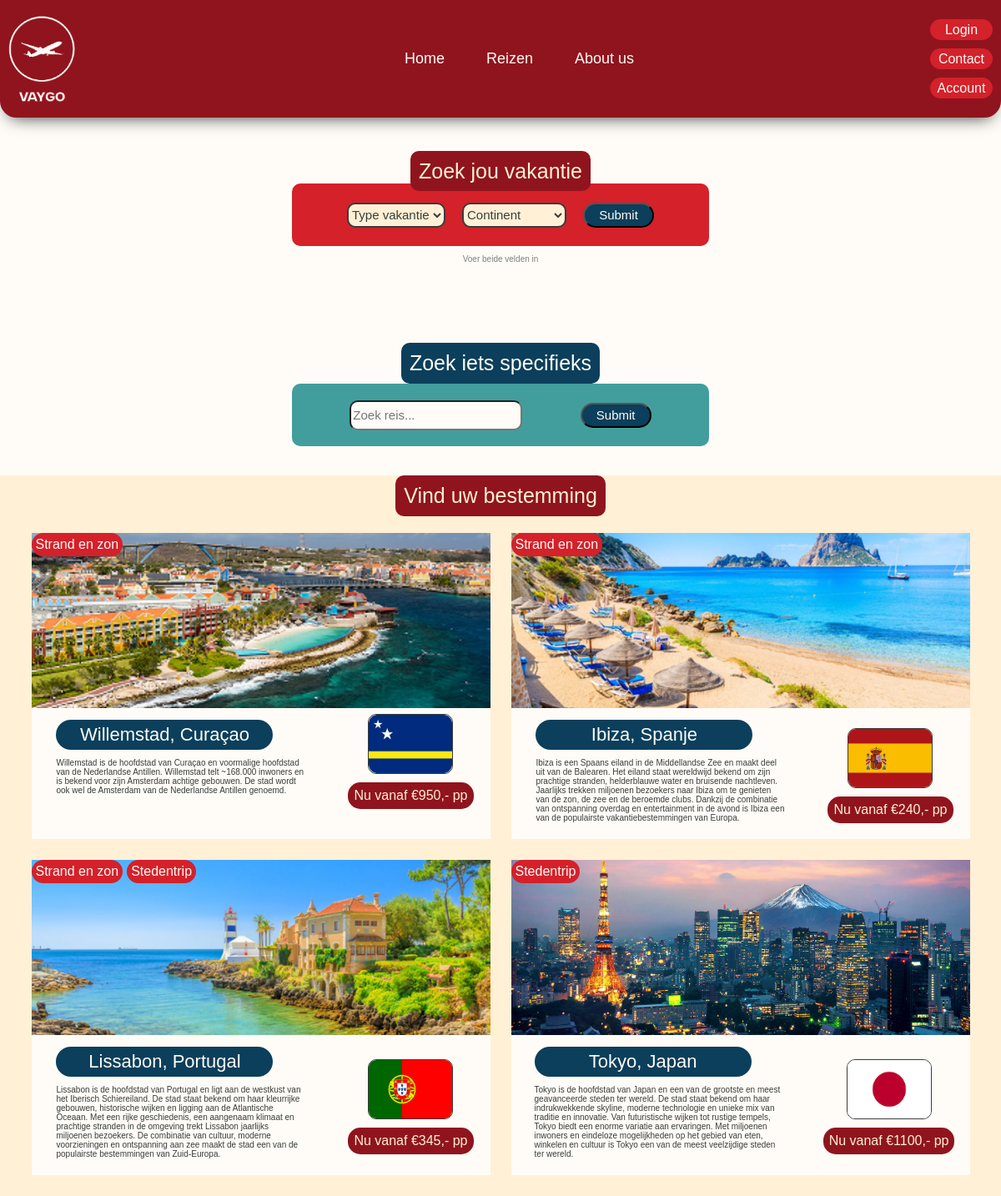
The app's page /reizen.php (upper part) with its own data.
### tables this page shows
CREATE TABLE `Reizen` (
  `Reis_id` int NOT NULL,
  `Bestemming` varchar(50) NOT NULL,
  `Land` varchar(50) NOT NULL,
  `korte_beschrijving` varchar(750) NOT NULL,
  `Prijs` int NOT NULL,
  `Vlag` varchar(100) NOT NULL,
  `Continent` varchar(50) NOT NULL,
  `Strand_en_zon` tinyint(1) NOT NULL,
  `Stedentrip` tinyint(1) NOT NULL,
  `Wintersport` tinyint(1) NOT NULL,
  `Natuur` tinyint(1) NOT NULL,
  `Cultuur` tinyint(1) NOT NULL,
  `Welkom_bericht` varchar(1000) NOT NULL,
  `Historie` varchar(1000) NOT NULL,
  `Wat_te_doen` varchar(1000) NOT NULL,
  `kaart_afbeelding` varchar(100) NOT NULL
);

### includes/filterbar.php (the view, shortened to what this page needs)
<?php
    if (isset($_GET['filterbutton'])) {
        $typevacation = $_GET['typevacation'];
        $continent = $_GET['continent'];
        if ($typevacation == '' || $continent == '') {
            $sql = "SELECT * FROM Reizen";
            $statement = $pdo->prepare($sql);
            $statement->execute();
        } else {
            $sql = 'SELECT * FROM Reizen WHERE Continent = :continent AND ' . $typevacation . ' = 1' ;
            $statement = $pdo->prepare($sql);
            $statement->bindParam(":continent", $continent);
            $statement->execute();
        }
    } else if (isset($_GET['typevacation']) == '' && isset($_GET['continent']) == '') {
        $sql = "SELECT * FROM Reizen";
        $statement = $pdo->prepare($sql);
        $statement->execute();
    } else {
        $sql = "SELECT * FROM Reizen";
        $statement = $pdo->prepare($sql);
        $statement->execute();
    }
    $reizen = $statement->fetchAll();
    foreach ($reizen as $reis) {
?>
<div class="one-destination">
    <div class="image-label">
        <div class="label-box">
        <?php
        if ($reis['Strand_en_zon'] == 1) {
            echo "<div class='index-label'>Strand en zon</div>";
        }
        if ($reis['Stedentrip'] == 1) {
            echo "<div class='index-label'>Stedentrip</div>";
        }
        ?>
        </div>
        <?php echo "<img src='img/" . $reis['kaart_afbeelding'] . "' alt='Bestemming image'>" ?>
    </div>
    <div class="info-bestemming">
        <div class="text-info-bestemming">
            <div class="titel-bestemming"><?php echo $reis['Bestemming'] ?>, <?php echo $reis['Land'] ?></div>
            <p> <?php echo $reis['korte_beschrijving'] ?> </p>
        </div>
        <div class="vlag-prijs">
            <img src="img/<?php echo $reis['Vlag'] ?>" alt="vlag image">
            <a href="reisinfo.php? id=<?php echo $reis['Reis_id'] ?>">Nu vanaf €<?php echo $reis['Prijs'] ?>,- pp</a>
        </div>
    </div>
</div>
<?php } ?>

### reizen.php (shortened to what this page needs)
<?php
include_once 'includes/pdo.php';
?>
<!DOCTYPE html>
<html lang="en">
<head>
    <link rel="stylesheet" href="css/style.css">
</head>
<body>
    <header>
        <img src="img/logo-vaygo.png" alt="logo Vaygo">
        <?php
        include_once 'includes/header.php';
        ?>
    </header>
    <main>
        <div class="main-reizen">
            <div class="reizen-header">
                <div>
                    <span class="title-block">Zoek jou vakantie</span>
                <div class="find-vacations">
                    <form class="searchbar" method="get" name="filterbar" action="reizen.php">
                        <select class="dropdown-selection" name="typevacation">
                            <option value="">Type vakantie</option>
                        </select>
                        <select class="dropdown-selection" name="continent">
                            <option value="">Continent</option>
                        </select>
                        <div class="searchbar">
                            <input class="search-button" type="submit" name="filterbutton">
                        </div>
                    </form>
                </div>
                </div>
                <p>Voer beide velden in</p>
            </div>
            <div class="specific-search">
                <span class="title-block-alt">Zoek iets specifieks</span>
                <div class="searchbar">
                    <form method="get" name="searchbar" action="reizen.php">
                        <input class="input-bar" type="text" name="search" placeholder="Zoek reis...">
                        <input class="search-button" type="submit" name="searchbutton">
                    </form>
                </div>
            </div>
            <div class="destinations-index">
                <span class="title-block">Vind uw bestemming</span>
                <div class="destinations-flex">
                    <?php
                        include_once 'includes/filterbar.php';
                    ?>
                </div>
            </div>
        </div>
    </main>
</body>
</html>

### includes/header.php
<div class="header-links">
    <nav>
        <ul>
            <li><a href="index.php">Home</a></li>
            <li><a href="reizen.php">Reizen</a></li>
            <li><a href="aboutus.php">About us</a></li>
        </ul>
    </nav>
</div>
<div class="buttons">
    <?php
    if (isset($_SESSION['logged_in']) && $_SESSION['logged_in'] = true) {
        echo "<a href='logout.php'> Uitloggen </a>";
    } else {
       echo "<a href='inlog.php'>Login</a>";;
    }
    ?>
    <a href="contact.php">Contact</a>
    <?php
    if (isset($_SESSION['logged_in']) && $_SESSION['username'] == "Admin") {
        echo "<a href='admin.php'> Admin </a>";
    } else {
         echo "<a href='account.php'> Account </a>";
    }
    ?>
</div>

### records on screen
reizen: Strand_en_zon "Strand en zon", kaart_afbeelding (picture), Bestemming "Willemstad", Land "Curaçao", korte_beschrijving "Willemstad is de hoofdstad van Curaçao en voormalige hoofdstad van de Nederlandse Antillen. Willemstad telt ~168.000 inwoners en is bekend voor zijn Amsterdam achtige gebouwen. De stad wordt ook wel de Amsterdam van de Nederlandse Antillen genoemd.", Vlag (picture), Prijs "950"
reizen: Strand_en_zon "Strand en zon", kaart_afbeelding (picture), Bestemming "Ibiza", Land "Spanje", korte_beschrijving "Ibiza is een Spaans eiland in de Middellandse Zee en maakt deel uit van de Balearen. Het eiland staat wereldwijd bekend om zijn prachtige stranden, helderblauwe water en bruisende nachtleven. Jaarlijks trekken miljoenen bezoekers naar Ibiza om te genieten van de zon, de zee en de beroemde clubs. Dankzij de combinatie van ontspanning overdag en entertainment in de avond is Ibiza een van de populairste vakantiebestemmingen van Europa.", Vlag (picture), Prijs "240"
reizen: Strand_en_zon "Strand en zon", Stedentrip "Stedentrip", kaart_afbeelding (picture), Bestemming "Lissabon", Land "Portugal", korte_beschrijving "Lissabon is de hoofdstad van Portugal en ligt aan de westkust van het Iberisch Schiereiland. De stad staat bekend om haar kleurrijke gebouwen, historische wijken en ligging aan de Atlantische Oceaan. Met een rijke geschiedenis, een aangenaam klimaat en prachtige stranden in de omgeving trekt Lissabon jaarlijks miljoenen bezoekers. De combinatie van cultuur, moderne voorzieningen en ontspanning aan zee maakt de stad een van de populairste bestemmingen van Zuid-Europa.", Vlag (picture), Prijs "345"
reizen: Stedentrip "Stedentrip", kaart_afbeelding (picture), Bestemming "Tokyo", Land "Japan", korte_beschrijving "Tokyo is de hoofdstad van Japan en een van de grootste en meest geavanceerde steden ter wereld. De stad staat bekend om haar indrukwekkende skyline, moderne technologie en unieke mix van traditie en innovatie. Van futuristische wijken tot rustige tempels, Tokyo biedt een enorme variatie aan ervaringen. Met miljoenen inwoners en eindeloze mogelijkheden op het gebied van eten, winkelen en cultuur is Tokyo een van de meest veelzijdige steden ter wereld.", Vlag (picture), Prijs "1100"
